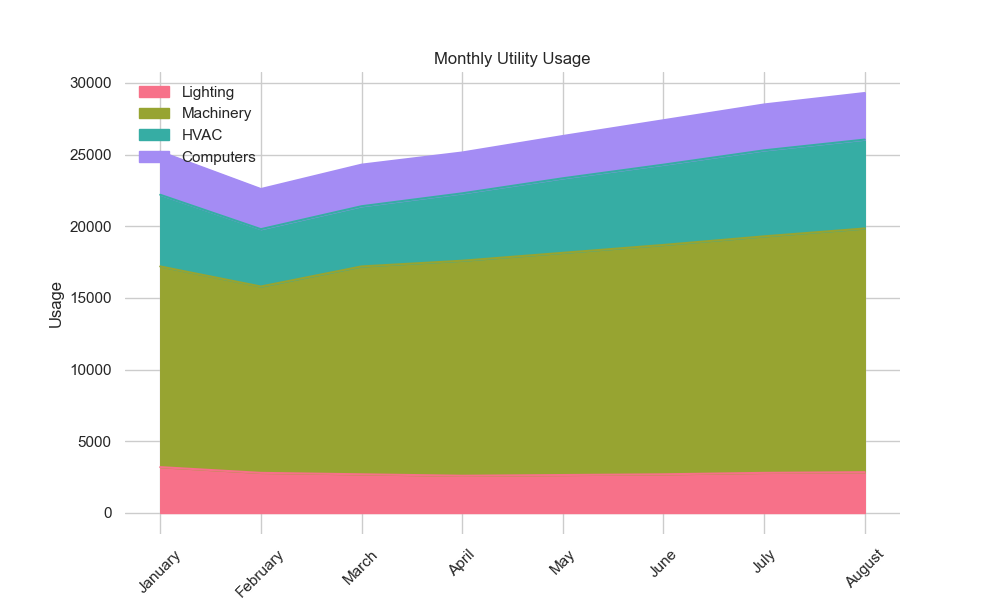

Python code for this plot:

import matplotlib.pyplot as plt
import pandas as pd
import seaborn as sns
import numpy as np

# Your data in a list of dictionaries
data = [
    {'Month': 'January', 'Lighting': 3200, 'Machinery': 14000, 'HVAC': 5000, 'Computers': 3000},
    {'Month': 'February', 'Lighting': 2800, 'Machinery': 13000, 'HVAC': 4000, 'Computers': 2800},
    {'Month': 'March', 'Lighting': 2700, 'Machinery': 14500, 'HVAC': 4200, 'Computers': 2900},
    {'Month': 'April', 'Lighting': 2600, 'Machinery': 15000, 'HVAC': 4700, 'Computers': 2850},
    {'Month': 'May', 'Lighting': 2650, 'Machinery': 15500, 'HVAC': 5200, 'Computers': 2950},
    {'Month': 'June', 'Lighting': 2700, 'Machinery': 16000, 'HVAC': 5600, 'Computers': 3100},
    {'Month': 'July', 'Lighting': 2800, 'Machinery': 16500, 'HVAC': 6000, 'Computers': 3200},
    {'Month': 'August', 'Lighting': 2850, 'Machinery': 17000, 'HVAC': 6200, 'Computers': 3250}
]

# Converting list of dictionaries to a pandas DataFrame
df = pd.DataFrame(data)

# Set the index to 'Month' for better plotting
df.set_index('Month', inplace=True)

# Cumulative sum across rows to stack the areas
cumulative = df.cumsum(axis=1)

# Initialize the matplotlib figure
f, ax = plt.subplots(figsize=(10, 6))

# Variables for upcoming loop to build the stacked plot
colormap = sns.color_palette("husl", 4)  # Using a color palette for distinct colors
prev_data = np.zeros(len(df))

# Loop over columns to create stacked plots
for i, column in enumerate(df.columns):
    plt.fill_between(df.index, prev_data, cumulative[column], color=colormap[i], label=column)
    plt.plot(df.index, cumulative[column], color=colormap[i])
    prev_data = cumulative[column]

# Customize the plot
ax.set_ylabel('Usage')
ax.set_title('Monthly Utility Usage')
sns.despine(left=True, bottom=True)
plt.xticks(rotation=45)  # Rotate x-axis labels for better readability
plt.legend(loc='upper left')  # Place legend in the upper left corner

plt.show()
